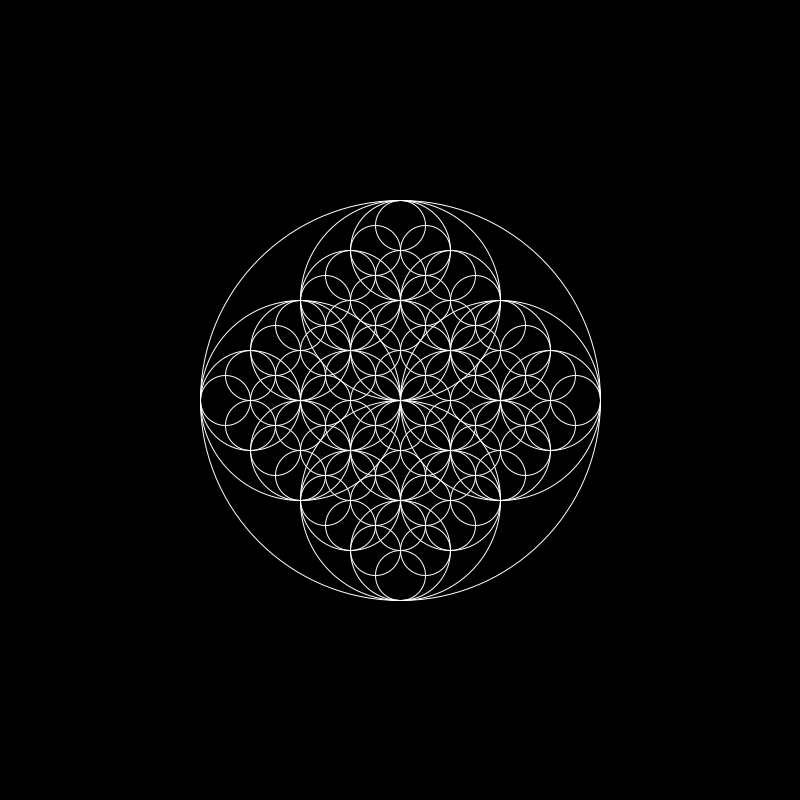
Frame 1 (no input)
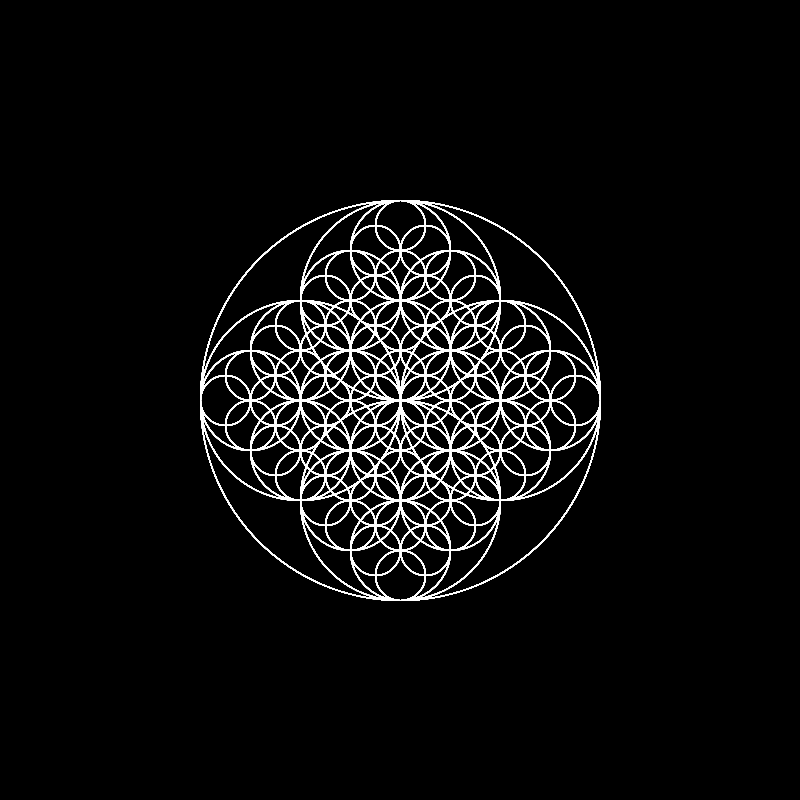
Frame 60 (the mouse pressed at the canvas centre just before this capture)
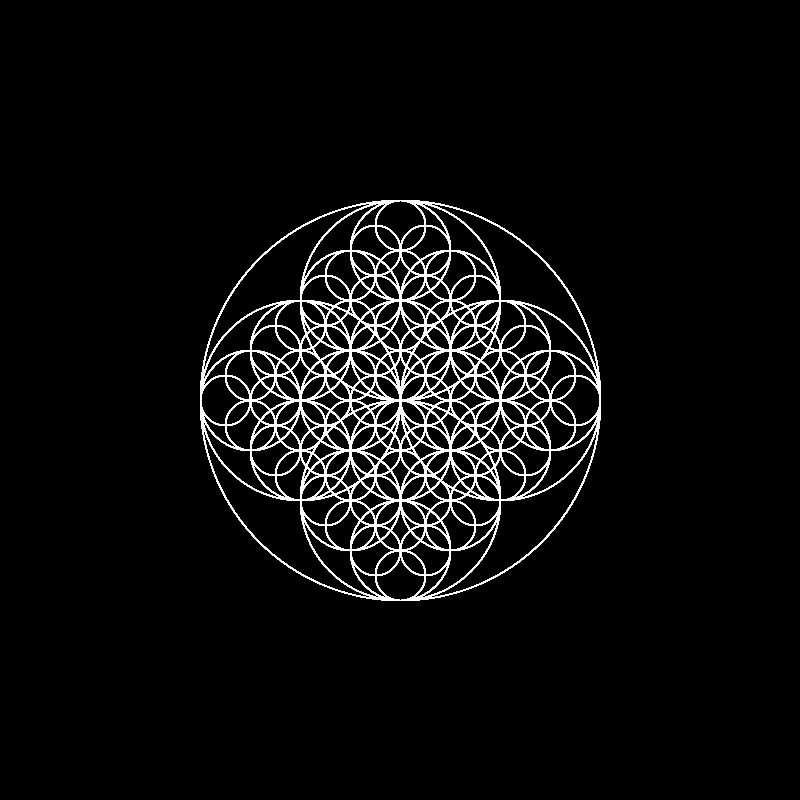
Frame 120 (the mouse held since frame 60 and released just before this capture)

The Processing sketch that drew these frames (run headless with seeded random() and noise(); from frame 60 on, the mouse is pressed at the canvas centre):

// Processing sketch: circleFractal
// ── circleFractal.pde
int h = 400;
void setup(){
  background(0);
  size(800, 800);
  stroke(255);
  noFill();
}


void draw(){
  translate(width/2, height/2);
  ellipse(0, 0, h, h);
  circle(h);
}


void circle(int h){
  if(h>=100){
    pushMatrix();
    translate(-h/4, 0);
    ellipse(0, 0, h/2, h/2);
    circle(h/2);
    popMatrix();
    
    
    pushMatrix();
    translate(h/4, 0);
    ellipse(0, 0, h/2, h/2);
    circle(h/2);
    popMatrix();
    
    
    pushMatrix();
    translate(0, -h/4);
    ellipse(0, 0, h/2, h/2);
    circle(h/2);
    popMatrix();
    
    
    pushMatrix();
    translate(0, h/4);
    ellipse(0, 0, h/2, h/2);
    circle(h/2);
    popMatrix();
  }
}
